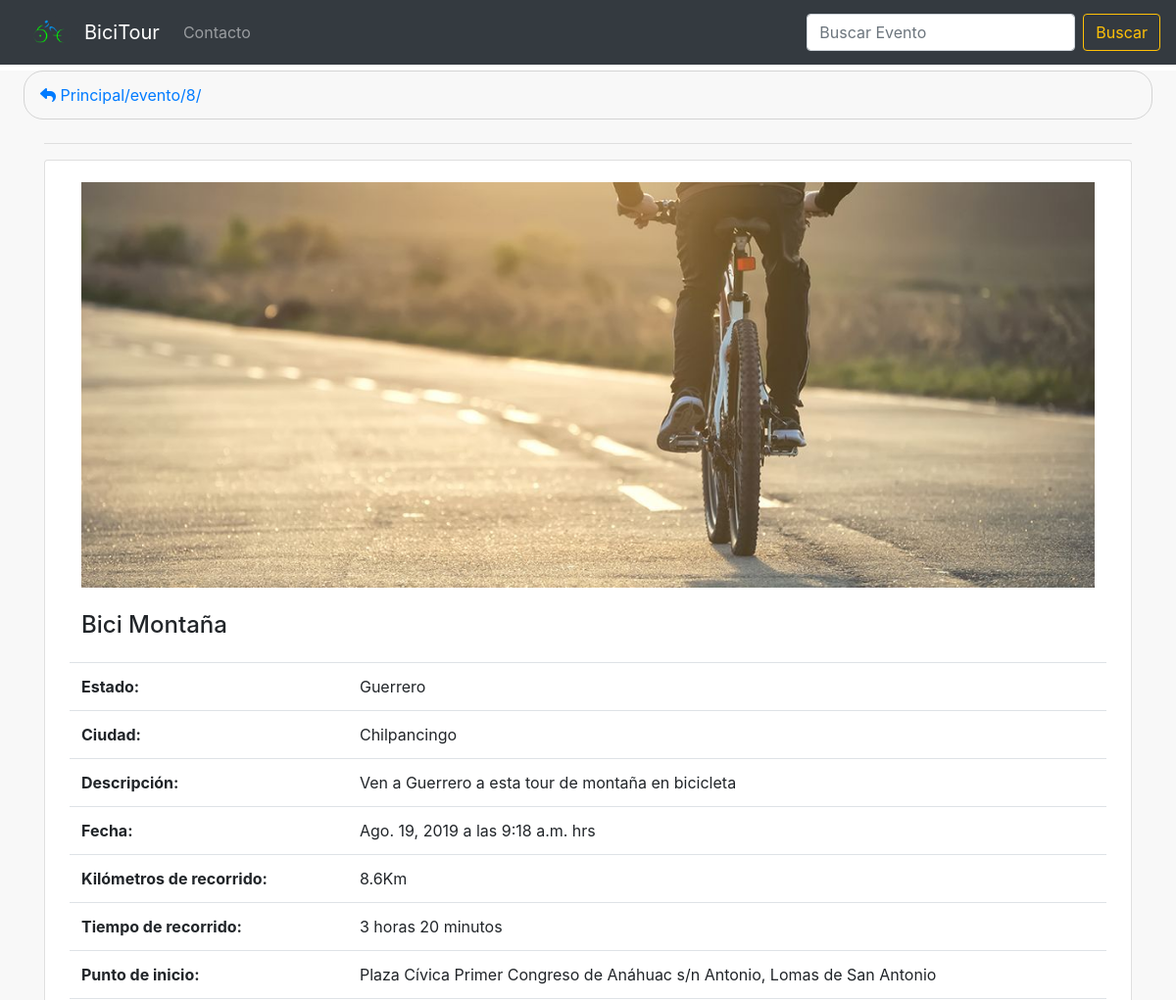
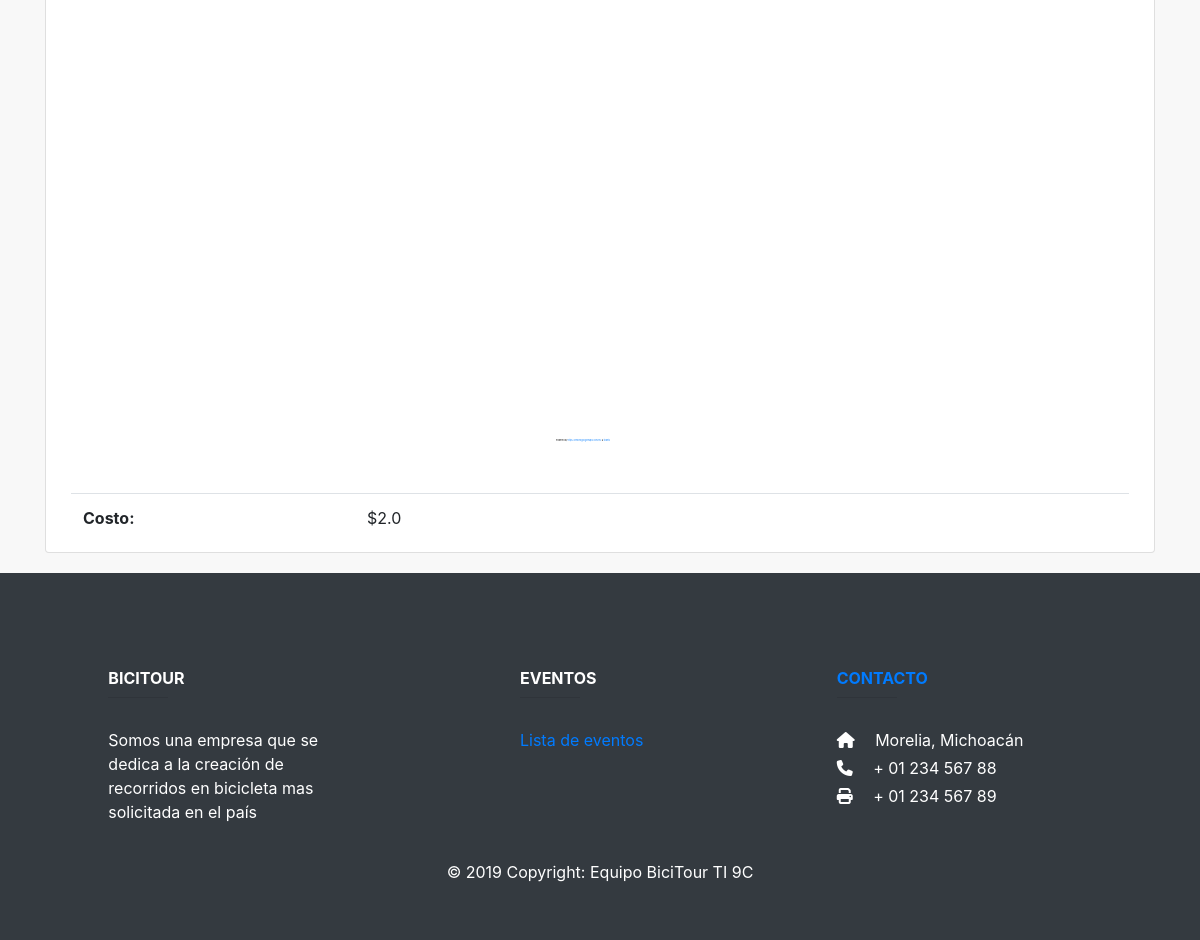
/evento/8/, run on the app's committed database (2 pictures, top to bottom).
### eventos/models.py (models this page shows, shortened)
class Eventos(models.Model):
	name = models.CharField(max_length=50,verbose_name="Nombre")
	estado = models.ForeignKey('Estados', on_delete=models.CASCADE, verbose_name="Estado")
	city = models.CharField(max_length=50,verbose_name="Ciudad")
	descripcion = models.TextField(verbose_name="Descripción")
	date = models.DateField(auto_now=False, auto_now_add=False, verbose_name="Fecha del Evento")
	hora = models.TimeField(auto_now=False, auto_now_add=False, verbose_name="Hora del Evento")
	km = models.CharField( max_length=20, verbose_name="Kilómetros de recorrido",blank=True,null=True)
	time = models.CharField(max_length=70,verbose_name="Tiempo de recorrido")
	punto_inicio = models.CharField(max_length=200,verbose_name="Punto de inicio")
	costo = models.FloatField(verbose_name="Costo")
	imagen = models.ImageField(upload_to='evento', height_field=None, width_field=None, max_length=None)
	created = models.DateTimeField(auto_now_add=True,verbose_name="Creación") # Fecha y tiempo
	updated = models.DateTimeField(auto_now_add=True,verbose_name="Modificado")
	class Meta:
		verbose_name = 'Evento'
		verbose_name_plural = 'Eventos'
		ordering = ["-created"]

class Estados(models.Model):
	nombre = models.CharField(max_length=50, verbose_name="Estado")
	image = models.ImageField(upload_to='estado', height_field=None, width_field=None, max_length=None,blank=True,null=True,verbose_name="Imagen")
	created = models.DateTimeField(auto_now_add=True,verbose_name="Creación") # Fecha y tiempo
	updated = models.DateTimeField(auto_now_add=True,verbose_name="Modificado")
	class Meta:
		verbose_name = 'Estado'
		verbose_name_plural = 'Estados'
		ordering = ["nombre"]
	def __str__(self):
		return self.nombre

### eventos/views.py (the view)
# urls.py: path('evento/<int:id>/', views.details, name='Detalles'),
def details(request, id):
    evento = get_object_or_404(Eventos, id=id)
    return render(request, 'eventos/event_detail.html', {'evento': evento})

### eventos/templates/eventos/event_detail.html
{% extends 'eventos/plantilla.html' %}
{% load static %}
{% block content %}
<div class="content container">
	<div class="row">
		<div class="card col-md-auto" style="margin: auto;margin-bottom: 20px">
			<div class="col-sm-auto" style="margin:auto;padding: 10px;">
				<table class="table table-responsive table-hover" style="width:auto;height: auto;margin:auto">
					<tr>
						<td colspan="2" style="border-top: none">
							<img class="text-center" src="{{evento.imagen.url}}" alt="{{evento.name}}" style="margin:auto;width: 100%; max-height: auto">
						</td>
					</tr>
					<tr>
						<td colspan="2" style="border-top: none">
							<h4 class="card-title">{{evento.name }}</h4>
						</td>
					</tr>
					<tr>
						<th scope="row">Estado:</th>
						<td>{{evento.estado}}</td>
					</tr>
					<tr>
						<th scope="row">Ciudad:</th>
						<td>{{evento.city}}</td>
					</tr>
					<tr>
						<th scope="row">Descripción: </th>
						<td>{{evento.descripcion}}</td>
					</tr>
					<tr>
						<th scope="row">Fecha: </th>
						<td>{{evento.date}} a las {{evento.hora}} hrs</td>
					</tr>
					<tr>
						<th scope="row">Kilómetros de recorrido:</th>
						<td>{{evento.km}}</td>
					</tr>
					<tr>
						<th scope="row">Tiempo de recorrido:</thcla>
						<td>{{evento.time}}</td>
					</tr>
					<tr>
						<th scope="row">Punto de inicio: </th>
						<td>{{evento.punto_inicio}}</td>
					</tr>
					<tr>
						<td class="text-center" colspan="2">
							<div style="overflow:hidden;max-width: 1000px;position: relative;">
								<iframe width="100%" height="440"
									src="https://maps.google.com/maps?width=auto&amp;height=440&amp;hl=en&amp;q={{evento.city}}%2C{{evento.estado}}%2C{{evento.punto_inicio}}+(Mapita)&amp;ie=UTF8&amp;t=&amp;z=10&amp;iwloc=B&amp;output=embed"
									frameborder="0" scrolling="no" marginheight="0" marginwidth="0">
								</iframe>
								<div
									style="position: absolute;min-width: 80%;bottom: 10px;left: 0;right: 0;margin-left: auto;margin-right: auto;color: #000;text-align: center;">
									<small style="line-height: 1.8;font-size: 2px;background: #fff;">Powered by
										<a href="https://embedgooglemaps.com/en/">https://embedgooglemaps.com/en/
										</a> &
										<a href="https://lasagradafamiliatickets.de/la-sagrada-familia-ticket/"> tickets
										</a>
									</small>
								</div>
							</div>
							<br />
						</td>
					</tr>
					<tr>
						<th scope="row">Costo:</th>
						{% if evento.costo == 0.0 %}
						<td>Gratis</td>
						{% else %}
						<td>${{evento.costo}}</td>
						{% endif %}
					</tr>
				</table>
			</div>
		</div>
	</div>
</div>
{% endblock content %}

### eventos/static/css/style.css (style rules this page uses)
body { padding-top: 3rem; padding-bottom: 3rem; color: #5a5a5a; }
:root { --jumbotron-padding-y: 3rem; }

### data on the page
Eventos: imagen (picture), name "Bici Montaña", estado "Guerrero", city "Chilpancingo", descripcion "Ven a Guerrero a esta tour de montaña en bicicleta", date "Ago. 19, 2019", hora "9:18 a.m.", km "8.6Km", time "3 horas 20 minutos", punto_inicio "Plaza Cívica Primer Congreso de Anáhuac s/n Antonio, Lomas de San Antonio", costo "2.0"

### other printed values
{{ request.path }} "/evento/8/"
